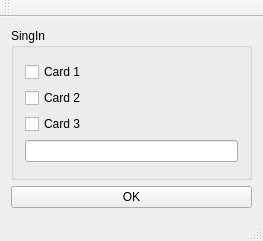
<?xml version="1.0" encoding="UTF-8"?>
<ui version="4.0">
 <class>MainWindow</class>
 <widget class="QMainWindow" name="MainWindow">
  <property name="enabled">
   <bool>true</bool>
  </property>
  <property name="geometry">
   <rect>
    <x>0</x>
    <y>0</y>
    <width>263</width>
    <height>241</height>
   </rect>
  </property>
  <property name="windowTitle">
   <string>MainWindow</string>
  </property>
  <widget class="QWidget" name="centralWidget">
   <layout class="QVBoxLayout" name="verticalLayout_5">
    <item>
     <layout class="QVBoxLayout" name="verticalLayout_4">
      <item>
       <widget class="QGroupBox" name="groupBox">
        <property name="title">
         <string>SingIn</string>
        </property>
        <layout class="QVBoxLayout" name="verticalLayout_3">
         <item>
          <layout class="QVBoxLayout" name="verticalLayout_2">
           <item>
            <layout class="QVBoxLayout" name="verticalLayout">
             <item>
              <widget class="QCheckBox" name="checkBox_card_1">
               <property name="text">
                <string>Card 1</string>
               </property>
              </widget>
             </item>
             <item>
              <widget class="QCheckBox" name="checkBox_card_2">
               <property name="text">
                <string>Card 2</string>
               </property>
              </widget>
             </item>
             <item>
              <widget class="QCheckBox" name="checkBox_card_3">
               <property name="text">
                <string>Card 3</string>
               </property>
              </widget>
             </item>
            </layout>
           </item>
           <item>
            <widget class="QLineEdit" name="line_password">
             <property name="inputMethodHints">
              <set>Qt::ImhNone</set>
             </property>
            </widget>
           </item>
          </layout>
         </item>
        </layout>
       </widget>
      </item>
      <item>
       <widget class="QPushButton" name="pushButton_ok_logIn">
        <property name="text">
         <string>OK</string>
        </property>
        <property name="checkable">
         <bool>false</bool>
        </property>
       </widget>
      </item>
     </layout>
    </item>
   </layout>
  </widget>
  <widget class="QToolBar" name="mainToolBar">
   <attribute name="toolBarArea">
    <enum>TopToolBarArea</enum>
   </attribute>
   <attribute name="toolBarBreak">
    <bool>false</bool>
   </attribute>
  </widget>
  <widget class="QStatusBar" name="statusBar"/>
 </widget>
 <layoutdefault spacing="6" margin="11"/>
 <resources/>
 <connections/>
</ui>
